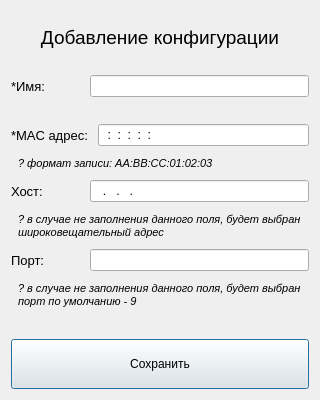
<?xml version="1.0" encoding="UTF-8"?>
<ui version="4.0">
 <class>ConfigCreateDialog</class>
 <widget class="QDialog" name="ConfigCreateDialog">
  <property name="geometry">
   <rect>
    <x>0</x>
    <y>0</y>
    <width>320</width>
    <height>400</height>
   </rect>
  </property>
  <property name="minimumSize">
   <size>
    <width>0</width>
    <height>0</height>
   </size>
  </property>
  <property name="windowTitle">
   <string>Редактор</string>
  </property>
  <property name="modal">
   <bool>false</bool>
  </property>
  <layout class="QVBoxLayout" name="verticalLayout" stretch="3,1,1,1,1,1,1,1,1,1,3">
   <property name="topMargin">
    <number>5</number>
   </property>
   <item>
    <widget class="QLabel" name="mainLabel">
     <property name="sizePolicy">
      <sizepolicy hsizetype="Ignored" vsizetype="Ignored">
       <horstretch>0</horstretch>
       <verstretch>0</verstretch>
      </sizepolicy>
     </property>
     <property name="font">
      <font>
       <pointsize>14</pointsize>
      </font>
     </property>
     <property name="text">
      <string>Добавление конфигурации</string>
     </property>
     <property name="alignment">
      <set>Qt::AlignCenter</set>
     </property>
     <property name="wordWrap">
      <bool>true</bool>
     </property>
    </widget>
   </item>
   <item>
    <layout class="QHBoxLayout" name="horizontalLayout" stretch="1,3">
     <item>
      <widget class="QLabel" name="label_2">
       <property name="sizePolicy">
        <sizepolicy hsizetype="Ignored" vsizetype="Ignored">
         <horstretch>0</horstretch>
         <verstretch>0</verstretch>
        </sizepolicy>
       </property>
       <property name="font">
        <font>
         <pointsize>10</pointsize>
        </font>
       </property>
       <property name="text">
        <string>*Имя:</string>
       </property>
       <property name="wordWrap">
        <bool>true</bool>
       </property>
      </widget>
     </item>
     <item>
      <widget class="QLineEdit" name="name">
       <property name="sizePolicy">
        <sizepolicy hsizetype="Expanding" vsizetype="Fixed">
         <horstretch>0</horstretch>
         <verstretch>0</verstretch>
        </sizepolicy>
       </property>
      </widget>
     </item>
    </layout>
   </item>
   <item>
    <spacer name="verticalSpacer_3">
     <property name="orientation">
      <enum>Qt::Vertical</enum>
     </property>
     <property name="sizeHint" stdset="0">
      <size>
       <width>20</width>
       <height>40</height>
      </size>
     </property>
    </spacer>
   </item>
   <item>
    <layout class="QHBoxLayout" name="horizontalLayout_2" stretch="1,3">
     <item>
      <widget class="QLabel" name="label_3">
       <property name="font">
        <font>
         <pointsize>10</pointsize>
        </font>
       </property>
       <property name="text">
        <string>*MAC адрес: </string>
       </property>
      </widget>
     </item>
     <item>
      <widget class="QLineEdit" name="mac">
       <property name="inputMask">
        <string>HH:HH:HH:HH:HH:HH</string>
       </property>
      </widget>
     </item>
    </layout>
   </item>
   <item>
    <widget class="QLabel" name="label">
     <property name="font">
      <font>
       <pointsize>8</pointsize>
       <italic>true</italic>
      </font>
     </property>
     <property name="text">
      <string>? формат записи: AA:BB:CC:01:02:03</string>
     </property>
     <property name="wordWrap">
      <bool>true</bool>
     </property>
     <property name="indent">
      <number>7</number>
     </property>
    </widget>
   </item>
   <item>
    <layout class="QHBoxLayout" name="horizontalLayout_3" stretch="1,3">
     <item>
      <widget class="QLabel" name="label_4">
       <property name="font">
        <font>
         <pointsize>10</pointsize>
        </font>
       </property>
       <property name="text">
        <string>Хост: </string>
       </property>
      </widget>
     </item>
     <item>
      <widget class="QLineEdit" name="host">
       <property name="inputMask">
        <string>000.000.000.000</string>
       </property>
      </widget>
     </item>
    </layout>
   </item>
   <item>
    <widget class="QLabel" name="label_6">
     <property name="sizePolicy">
      <sizepolicy hsizetype="Ignored" vsizetype="Preferred">
       <horstretch>0</horstretch>
       <verstretch>0</verstretch>
      </sizepolicy>
     </property>
     <property name="minimumSize">
      <size>
       <width>0</width>
       <height>35</height>
      </size>
     </property>
     <property name="font">
      <font>
       <pointsize>8</pointsize>
       <italic>true</italic>
      </font>
     </property>
     <property name="text">
      <string>? в случае не заполнения данного поля, будет выбран широковещательный адрес </string>
     </property>
     <property name="wordWrap">
      <bool>true</bool>
     </property>
     <property name="margin">
      <number>0</number>
     </property>
     <property name="indent">
      <number>7</number>
     </property>
    </widget>
   </item>
   <item>
    <layout class="QHBoxLayout" name="horizontalLayout_4" stretch="1,3">
     <item>
      <widget class="QLabel" name="label_5">
       <property name="font">
        <font>
         <pointsize>10</pointsize>
        </font>
       </property>
       <property name="text">
        <string>Порт: </string>
       </property>
      </widget>
     </item>
     <item>
      <widget class="QLineEdit" name="port"/>
     </item>
    </layout>
   </item>
   <item>
    <widget class="QLabel" name="label_7">
     <property name="minimumSize">
      <size>
       <width>0</width>
       <height>35</height>
      </size>
     </property>
     <property name="font">
      <font>
       <pointsize>8</pointsize>
       <italic>true</italic>
      </font>
     </property>
     <property name="text">
      <string>? в случае не заполнения данного поля, будет выбран порт по умолчанию - 9</string>
     </property>
     <property name="wordWrap">
      <bool>true</bool>
     </property>
     <property name="indent">
      <number>7</number>
     </property>
    </widget>
   </item>
   <item>
    <spacer name="verticalSpacer_4">
     <property name="orientation">
      <enum>Qt::Vertical</enum>
     </property>
     <property name="sizeHint" stdset="0">
      <size>
       <width>20</width>
       <height>40</height>
      </size>
     </property>
    </spacer>
   </item>
   <item>
    <widget class="QPushButton" name="save">
     <property name="sizePolicy">
      <sizepolicy hsizetype="Ignored" vsizetype="Ignored">
       <horstretch>0</horstretch>
       <verstretch>0</verstretch>
      </sizepolicy>
     </property>
     <property name="minimumSize">
      <size>
       <width>0</width>
       <height>20</height>
      </size>
     </property>
     <property name="maximumSize">
      <size>
       <width>16777215</width>
       <height>50</height>
      </size>
     </property>
     <property name="text">
      <string>Сохранить</string>
     </property>
    </widget>
   </item>
  </layout>
 </widget>
 <resources/>
 <connections/>
</ui>
